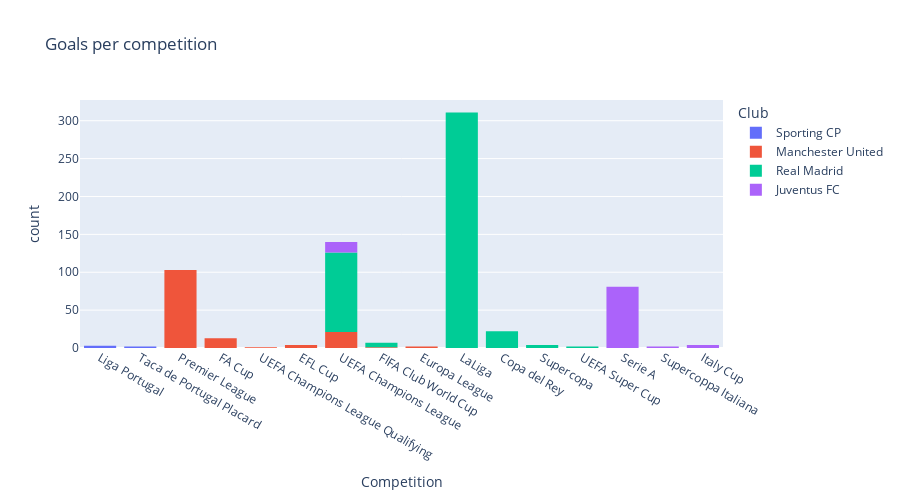

The cell this chart's notebook holds for it:
### Markdown cell above
## 4.1. Goals per competition

### Code cell
px.histogram(
    df,
    x='Competition',
    title="Goals per competition",
    log_x=False,
    log_y=False,
    height=500,
    color='Club',
    hover_name='Club',
    hover_data=['Competition','Club'])

### Figure 1 — Plotly figure (JSON) as saved in the notebook; plotly's stock layout.template omitted (floating-point values rounded to 4 significant figures; data arrays with more than 128 entries replaced by an {"elided": "..."} marker saying what was removed)
{"data": [{"alignmentgroup": "True", "bingroup": "x", "hovertemplate": "Club=Sporting CP<br>Competition=%{x}<br>count=%{y}<extra></extra>", "legendgroup": "Sporting CP", "marker": {"color": "#636efa", "pattern": {"shape": ""}}, "name": "Sporting CP", "offsetgroup": "Sporting CP", "orientation": "v", "showlegend": true, "type": "histogram", "x": ["Liga Portugal", "Liga Portugal", "Liga Portugal", "Taca de Portugal Placard", "Taca de Portugal Placard"], "xaxis": "x", "yaxis": "y"}, {"alignmentgroup": "True", "bingroup": "x", "hovertemplate": "Club=Manchester United<br>Competition=%{x}<br>count=%{y}<extra></extra>", "legendgroup": "Manchester United", "marker": {"color": "#EF553B", "pattern": {"shape": ""}}, "name": "Manchester United", "offsetgroup": "Manchester United", "orientation": "v", "showlegend": true, "type": "histogram", "x": {"elided": "145 str values"}, "xaxis": "x", "yaxis": "y"}, {"alignmentgroup": "True", "bingroup": "x", "hovertemplate": "Club=Real Madrid<br>Competition=%{x}<br>count=%{y}<extra></extra>", "legendgroup": "Real Madrid", "marker": {"color": "#00cc96", "pattern": {"shape": ""}}, "name": "Real Madrid", "offsetgroup": "Real Madrid", "orientation": "v", "showlegend": true, "type": "histogram", "x": {"elided": "450 str values"}, "xaxis": "x", "yaxis": "y"}, {"alignmentgroup": "True", "bingroup": "x", "hovertemplate": "Club=Juventus FC<br>Competition=%{x}<br>count=%{y}<extra></extra>", "legendgroup": "Juventus FC", "marker": {"color": "#ab63fa", "pattern": {"shape": ""}}, "name": "Juventus FC", "offsetgroup": "Juventus FC", "orientation": "v", "showlegend": true, "type": "histogram", "x": ["Serie A", "Serie A", "Serie A", "Serie A", "Serie A", "Serie A", "Serie A", "UEFA Champions League", "Serie A", "Serie A", "Serie A", "Serie A", "Serie A", "Serie A", "Serie A", "Supercoppa Italiana", "Serie A", "Serie A", "Serie A", "Serie A", "Serie A", "UEFA Champions League", "UEFA Champions League", "UEFA Champions League", "UEFA Champions League", "UEFA Champions League", "Serie A", "Serie A", "Serie A", "Serie A", "Serie A", "UEFA Champions League", "Serie A", "Serie A", "Serie A", "Serie A", "UEFA Champions League", "Serie A", "Serie A", "Serie A", "Serie A", "Serie A", "Serie A", "Serie A", "Serie A", "Serie A", "Italy Cup", "Serie A", "Serie A", "Serie A", "Serie A", "Italy Cup", "Serie A", "Serie A", "Serie A", "Serie A", "Serie A", "Serie A", "Serie A", "Serie A", "Serie A", "Serie A", "Serie A", "UEFA Champions League", "UEFA Champions League", "Serie A", "Serie A", "Serie A", "Serie A", "Serie A", "Serie A", "Serie A", "Serie A", "UEFA Champions League", "UEFA Champions League", "UEFA Champions League", "UEFA Champions League", "Serie A", "Serie A", "Serie A", "Serie A", "Serie A", "Serie A", "Serie A", "Supercoppa Italiana", "Italy Cup", "Italy Cup", "Serie A", "Serie A", "Serie A", "Serie A", "Serie A", "Serie A", "Serie A", "Serie A", "Serie A", "Serie A", "Serie A", "Serie A", "Serie A", "Serie A"], "xaxis": "x", "yaxis": "y"}], "layout": {"barmode": "relative", "height": 500, "legend": {"title": {"text": "Club"}, "tracegroupgap": 0}, "title": {"text": "Goals per competition"}, "xaxis": {"anchor": "y", "domain": [0, 1], "title": {"text": "Competition"}}, "yaxis": {"anchor": "x", "domain": [0, 1], "title": {"text": "count"}}}}
